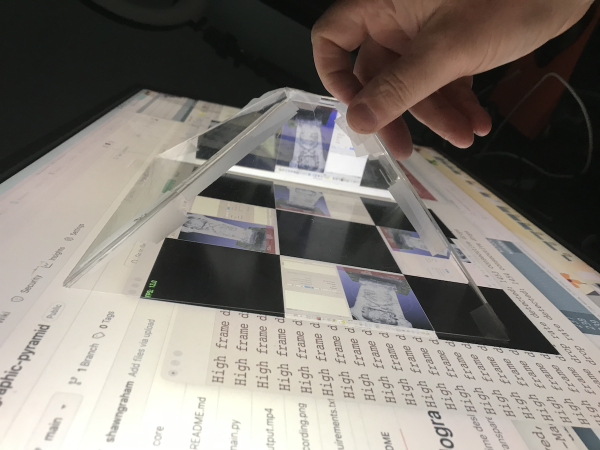
#> input picture IMG_1527.png, 1200 x 900 px (shown at 1/2 size)
$ python -i processor.py   (imports and definitions only)
#> lines starting #> are read from the running program, lines starting #| are printed output that depends on the picture
"""
Image processing module for hologram pyramid display.
Handles dynamic, aspect-ratio-correct scaling and layout.
"""
import cv2
import numpy as np
import logging
from typing import Tuple, Dict, Optional
from enum import Enum
from dataclasses import dataclass

logger = logging.getLogger(__name__)

class View(Enum):
    FRONT = "front"
    BACK = "back"
    LEFT = "left"
    RIGHT = "right"

@dataclass
class ProcessingConfig:
    """Configuration for the image processor."""
    # This controls the height of the final generated image.
    # Higher values produce a higher resolution output.
    base_height: int = 1080
    interpolation: int = cv2.INTER_AREA

class ImageProcessor:
    """
    Handles the creation of a dynamically sized, aspect-ratio-correct
    cross layout for a Pepper's Ghost pyramid.
    """

    def __init__(self, config: Optional[ProcessingConfig] = None):
        self.config = config or ProcessingConfig()
        # these angles are arranged for a pyramid whose 'top' sits on the display
        # if you want the opposite (so that images are projected against the inside of the pyramid)
        # you'd adjust these 180.
        self.rotations = {
            View.FRONT: 0,
            View.BACK: 180,
            View.LEFT: 270,
            View.RIGHT: 90,
        }
        logger.info(f"ImageProcessor initialized with base height: {self.config.base_height}")

    # In core/processor.py

    def create_pyramid_layout(self, source_image: np.ndarray) -> Optional[np.ndarray]:
        """
        Creates the complete pyramid layout using a robust 3x3 grid system
        to prevent any view overlap.
        """
        if source_image is None or source_image.size == 0:
            return None

        # --- Stage 1: Establish a single, consistent scale factor ---
        # The scale is determined by the desired final height of the side views,
        # which after rotation, corresponds to the source image's width.
        side_view_target_h = self.config.base_height // 2
        src_h, src_w = source_image.shape[:2]
        if src_w == 0:
            return None

        scale = side_view_target_h / src_w

        # --- Stage 2: Process all four views with the same scale factor ---
        # This ensures the "thickness" of the cross's arms is consistent.
        processed_left = self._process_view(source_image, scale, self.rotations[View.LEFT])
        processed_right = self._process_view(source_image, scale, self.rotations[View.RIGHT])
        processed_front = self._process_view(source_image, scale, self.rotations[View.FRONT])
        processed_back = self._process_view(source_image, scale, self.rotations[View.BACK])

        if processed_left is None or processed_front is None:
            return None

        # --- Stage 3: Define the dimensions of the 3x3 grid cells ---
        # The "thickness" of the arms (the dimension that meets in the middle).
        # This is the height of the side views and the width of the top/bottom views.
        thickness = processed_left.shape[0]

        # The length of the horizontal arms (left/right views).
        # This is the width of the side views.
        h_arm_length = processed_left.shape[1]

        # The length of the vertical arms (top/bottom views).
        # This is the height of the top/bottom views.
        v_arm_length = processed_front.shape[0]

        # --- Stage 4: Create the final canvas and paste the views into the grid ---
        final_width = h_arm_length + thickness + h_arm_length
        final_height = v_arm_length + thickness + v_arm_length
        final_layout = np.zeros((final_height, final_width, 3), dtype=np.uint8)

        # Paste FRONT view into the top-center cell
        x = h_arm_length
        y = 0
        self._paste_image(final_layout, processed_front, x, y)

        # Paste BACK view into the bottom-center cell
        x = h_arm_length
        y = v_arm_length + thickness
        self._paste_image(final_layout, processed_back, x, y)

        # Paste LEFT view into the middle-left cell
        x = 0
        y = v_arm_length
        self._paste_image(final_layout, processed_left, x, y)

        # Paste RIGHT view into the middle-right cell
        x = h_arm_length + thickness
        y = v_arm_length
        self._paste_image(final_layout, processed_right, x, y)

        return final_layout

    def _process_view(self, image: np.ndarray, scale: float, angle: int) -> Optional[np.ndarray]:
        """Helper to scale and rotate an image."""
        try:
            resized = self._resize_image(image, scale)
            if resized is None: return None
            return self._rotate_image(resized, angle)
        except Exception as e:
            logger.error(f"Error in _process_view: {e}")
            return None

    def _resize_image(self, image: np.ndarray, scale: float) -> Optional[np.ndarray]:
        h, w = image.shape[:2]
        new_w, new_h = int(w * scale), int(h * scale)
        if new_w <= 0 or new_h <= 0: return None
        interpolation = self.config.interpolation if scale < 1.0 else cv2.INTER_LINEAR
        return cv2.resize(image, (new_w, new_h), interpolation=interpolation)

    def _rotate_image(self, image: np.ndarray, angle: int) -> np.ndarray:
        if angle == 90: return cv2.rotate(image, cv2.ROTATE_90_CLOCKWISE)
        if angle == 180: return cv2.rotate(image, cv2.ROTATE_180)
        if angle == 270: return cv2.rotate(image, cv2.ROTATE_90_COUNTERCLOCKWISE)
        return image

    def _paste_image(self, canvas: np.ndarray, image: np.ndarray, x: int, y: int):
        """Helper to safely paste an image onto a canvas."""
        if image is None: return
        h, w = image.shape[:2]
        canvas[y:y+h, x:x+w] = image

>>> import cv2
>>> picture = cv2.imread('../IMG_1527.png')
#> picture is the input picture: shape (900, 1200, 3); mean B, G, R 118.5, 125.4, 131.4
>>> result = ImageProcessor().create_pyramid_layout(picture)
#> in _resize_image, `return cv2.resize(image, (new_w, new_h), interpolation=interpolation)`:
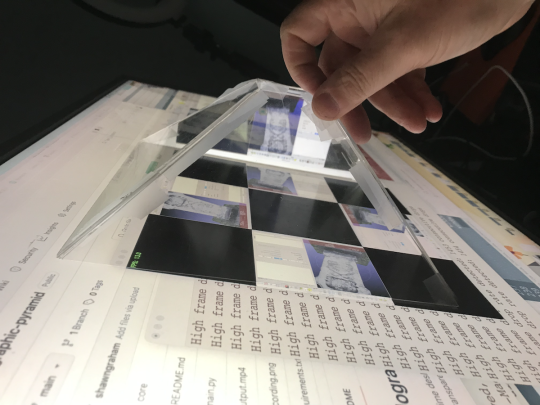
#> returned value: shape (405, 540, 3); mean of channels 0, 1, 2 118.5, 125.4, 131.4; drawn as B, G, R
#> in _rotate_image, `if angle == 270: return cv2.rotate(image, cv2.ROTATE_90_COUNTERCLOCKWI..`:
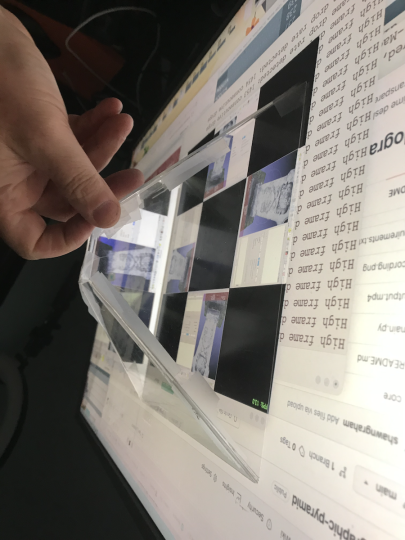
#> returned value: shape (540, 405, 3); mean of channels 0, 1, 2 118.5, 125.4, 131.4; drawn as B, G, R
#> call 2 of _rotate_image, with angle = 90
#> in _rotate_image (call 2), `if angle == 90: return cv2.rotate(image, cv2.ROTATE_90_CLOCKWISE)`:
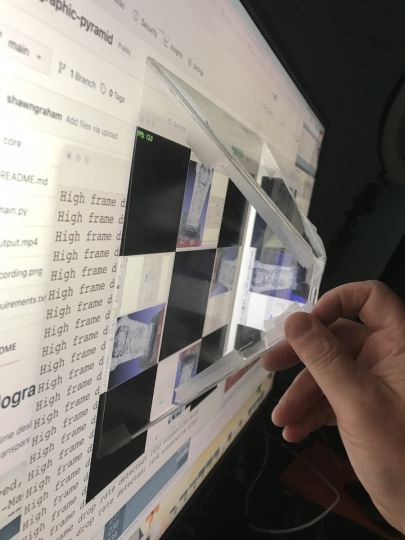
#> returned value: shape (540, 405, 3); mean of channels 0, 1, 2 118.5, 125.4, 131.4; drawn as B, G, R
#> call 4 of _rotate_image, with angle = 180
#> in _rotate_image (call 4), `if angle == 180: return cv2.rotate(image, cv2.ROTATE_180)`:
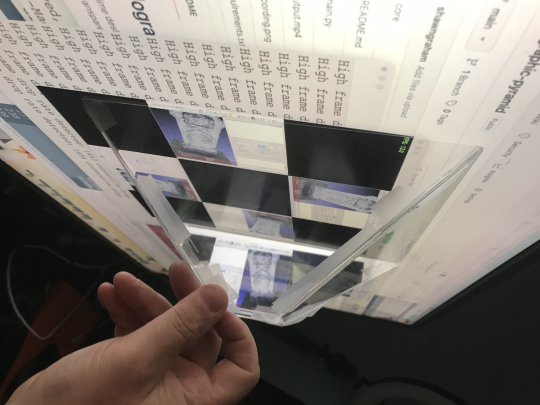
#> returned value: shape (405, 540, 3); mean of channels 0, 1, 2 118.5, 125.4, 131.4; drawn as B, G, R
#> in _paste_image, `canvas[y:y+h, x:x+w] = image`:
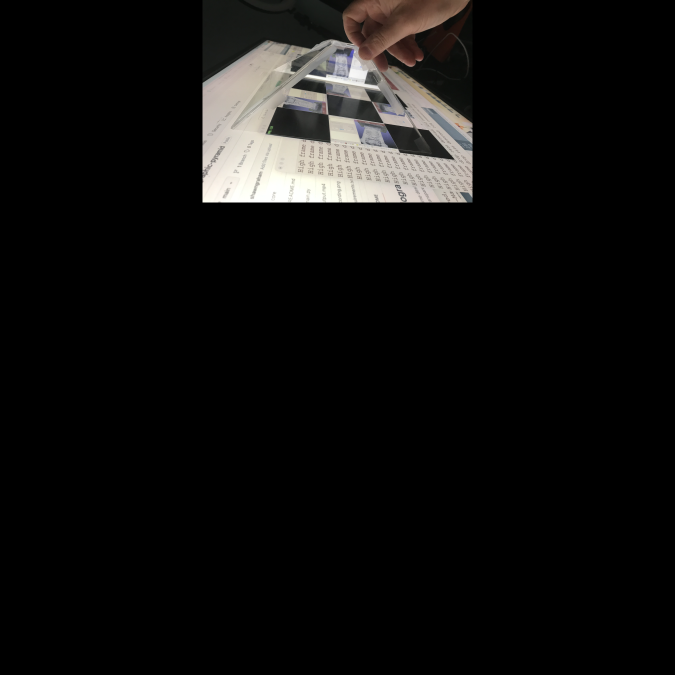
#> canvas: shape (1350, 1350, 3) (shown at 1/2 size); mean B, G, R 14.2, 15, 15.8
#> call 4 of _paste_image, with x = 945, y = 405
#> in _paste_image (call 4), `canvas[y:y+h, x:x+w] = image`:
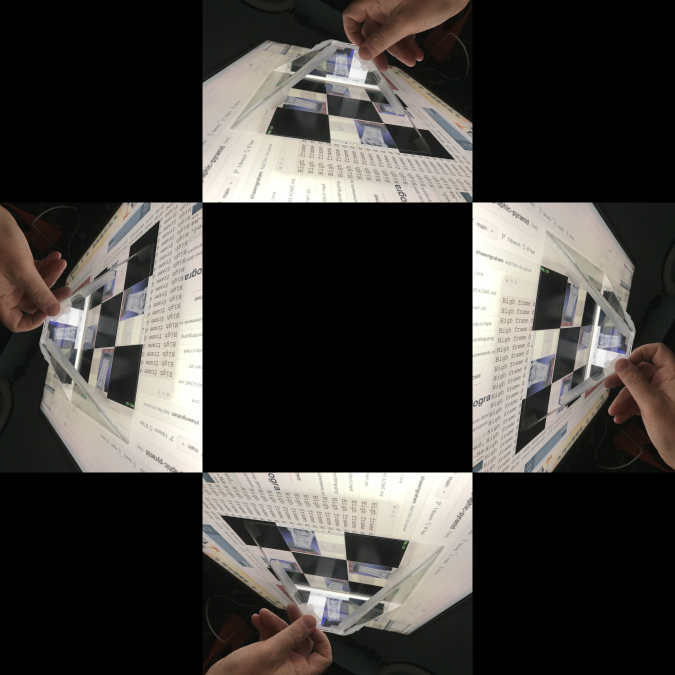
#> canvas: shape (1350, 1350, 3) (shown at 1/2 size); mean B, G, R 56.9, 60.2, 63.1
